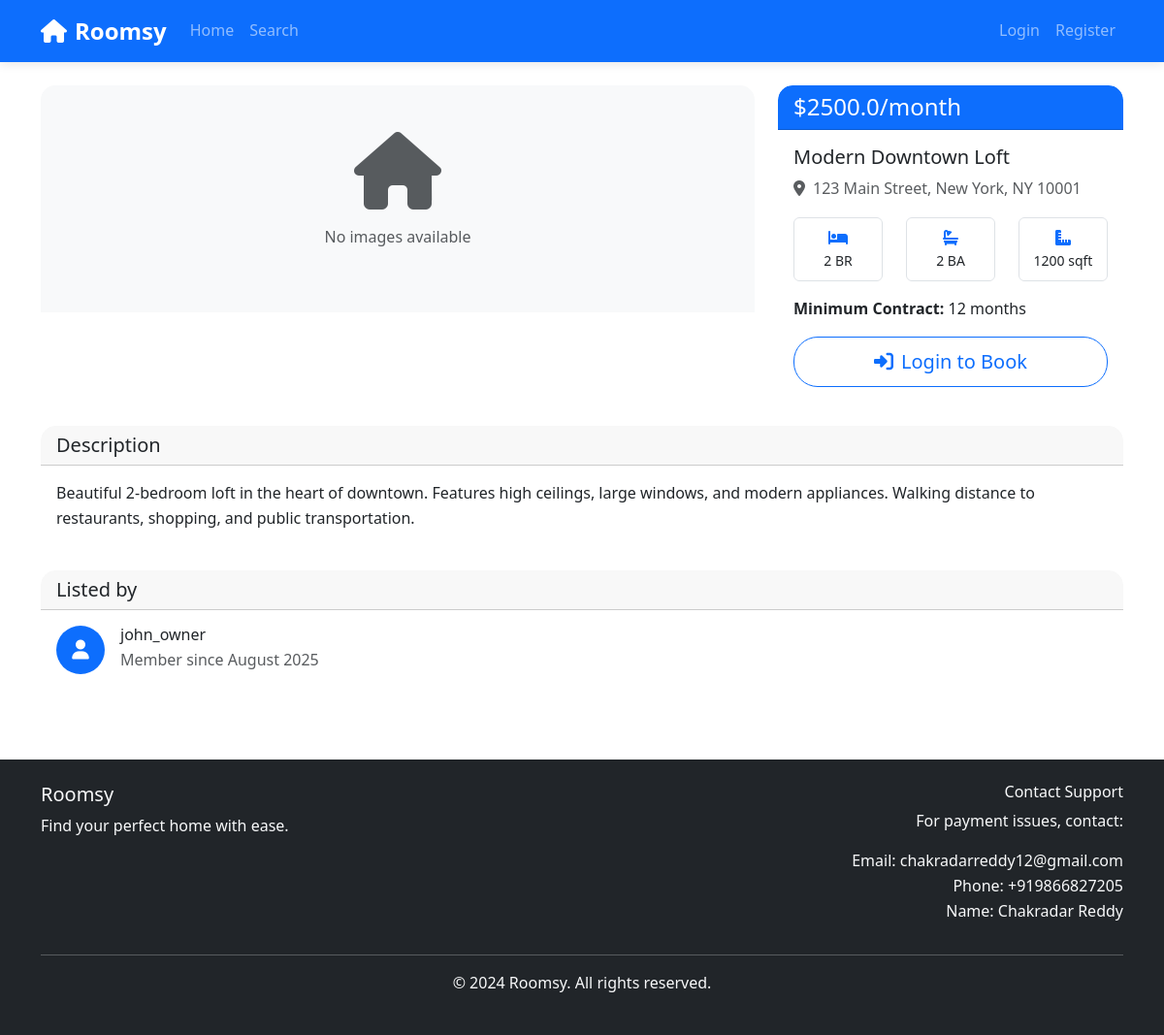
/apartment/1, run on the app's committed database.
### app/models/apartment.py (models this page shows, shortened)
class Apartment(db.Model):
    id = db.Column(db.Integer, primary_key=True)
    title = db.Column(db.String(200), nullable=False)
    description = db.Column(db.Text, nullable=False)
    address = db.Column(db.String(500), nullable=False)
    city = db.Column(db.String(100), nullable=False)
    state = db.Column(db.String(100), nullable=False)
    zip_code = db.Column(db.String(20), nullable=False)
    price_per_month = db.Column(db.Float, nullable=False)
    min_contract_duration = db.Column(db.Integer, nullable=False)  # in months
    bedrooms = db.Column(db.Integer, nullable=False)
    bathrooms = db.Column(db.Integer, nullable=False)
    area_sqft = db.Column(db.Integer, nullable=False)
    is_available = db.Column(db.Boolean, default=True)
    created_at = db.Column(db.DateTime, default=datetime.utcnow)
    updated_at = db.Column(db.DateTime, default=datetime.utcnow, onupdate=datetime.utcnow)
    owner_id = db.Column(db.Integer, db.ForeignKey('user.id'), nullable=False)
    images = db.relationship('ApartmentImage', backref='apartment', lazy=True, cascade='all, delete-orphan')
    bookings = db.relationship('Booking', backref='apartment', lazy=True)

### app/models/user.py (models this page shows, shortened)
class User(UserMixin, db.Model):
    id = db.Column(db.Integer, primary_key=True)
    username = db.Column(db.String(80), unique=True, nullable=False)
    email = db.Column(db.String(120), unique=True, nullable=False)
    password_hash = db.Column(db.String(128))
    is_owner = db.Column(db.Boolean, default=False)
    created_at = db.Column(db.DateTime, default=datetime.utcnow)
    apartments = db.relationship('Apartment', backref='owner', lazy=True)
    bookings = db.relationship('Booking', backref='user', lazy=True)

### app/routes/main.py (the view)
@main_bp.route('/apartment/<int:apartment_id>')
def apartment_detail(apartment_id):
    apartment = Apartment.query.get_or_404(apartment_id)
    return render_template('main/apartment_detail.html', apartment=apartment)

### app/templates/main/apartment_detail.html (shortened to what this page needs)
{% extends "base.html" %}
{% block content %}
<div class="container">
    <div class="row">
        <div class="col-lg-8">
            <div class="card mb-4">
                <div class="card-body p-0">
                    <div class="bg-light text-center py-5">
                        <i class="fas fa-home fa-5x text-muted"></i>
                        <p class="mt-3 text-muted">No images available</p>
                    </div>
                </div>
            </div>
        </div>
        <div class="col-lg-4">
            <div class="card">
                <div class="card-header bg-primary text-white">
                    <h4 class="mb-0">${{ apartment.price_per_month }}/month</h4>
                </div>
                <div class="card-body">
                    <h5 class="card-title">{{ apartment.title }}</h5>
                    <p class="card-text text-muted">
                        <i class="fas fa-map-marker-alt me-2"></i>{{ apartment.address }}, {{ apartment.city }}, {{ apartment.state }} {{ apartment.zip_code }}
                    </p>
                    <div class="row text-center mb-3">
                        <div class="col-4">
                            <div class="border rounded p-2">
                                <i class="fas fa-bed text-primary"></i>
                                <div class="small">{{ apartment.bedrooms }} BR</div>
                            </div>
                        </div>
                        <div class="col-4">
                            <div class="border rounded p-2">
                                <i class="fas fa-bath text-primary"></i>
                                <div class="small">{{ apartment.bathrooms }} BA</div>
                            </div>
                        </div>
                        <div class="col-4">
                            <div class="border rounded p-2">
                                <i class="fas fa-ruler-combined text-primary"></i>
                                <div class="small">{{ apartment.area_sqft }} sqft</div>
                            </div>
                        </div>
                    </div>
                    <div class="mb-3">
                        <strong>Minimum Contract:</strong> {{ apartment.min_contract_duration }} months
                    </div>
                    {% if current_user.is_authenticated %}
                        <a href="{{ url_for('booking.book_apartment', apartment_id=apartment.id) }}" class="btn btn-primary btn-lg w-100">
                            <i class="fas fa-calendar-check me-2"></i>Book Now
                        </a>
                    {% else %}
                        <a href="{{ url_for('auth.login') }}" class="btn btn-outline-primary btn-lg w-100">
                            <i class="fas fa-sign-in-alt me-2"></i>Login to Book
                        </a>
                    {% endif %}
                </div>
            </div>
        </div>
    </div>
    <div class="row mt-4">
        <div class="col-12">
            <div class="card">
                <div class="card-header">
                    <h5 class="mb-0">Description</h5>
                </div>
                <div class="card-body">
                    <p class="card-text">{{ apartment.description }}</p>
                </div>
            </div>
        </div>
    </div>
    <div class="row mt-4">
        <div class="col-12">
            <div class="card">
                <div class="card-header">
                    <h5 class="mb-0">Listed by</h5>
                </div>
                <div class="card-body">
                    <div class="d-flex align-items-center">
                        <div class="bg-primary text-white rounded-circle d-flex align-items-center justify-content-center me-3" style="width: 50px; height: 50px;">
                            <i class="fas fa-user fa-lg"></i>
                        </div>
                        <div>
                            <h6 class="mb-1">{{ apartment.owner.username }}</h6>
                            <p class="text-muted mb-0">Member since {{ apartment.owner.created_at.strftime('%B %Y') }}</p>
                        </div>
                    </div>
                </div>
            </div>
        </div>
    </div>
</div>
{% endblock %}

### app/static/css/style.css (style rules this page uses)
:root { --primary-color: #0d6efd; --secondary-color: #6c757d; --success-color: #198754; --danger-color: #dc3545; --warning-color: #ffc107; --info-color: #0dcaf0; --light-color: #f8f9fa; --dark-color: #212529; }
body { font-family: 'Segoe UI', Tahoma, Geneva, Verdana, sans-serif; line-height: 1.6; }
.card { transition: transform 0.2s ease-in-out, box-shadow 0.2s ease-in-out; border: none; border-radius: 15px; overflow: hidden; }
.card-header { border-radius: 15px 15px 0 0 !important; }
.btn { border-radius: 25px; padding: 10px 25px; font-weight: 500; transition: all 0.3s ease; }
.card { height: 100%; display: flex; flex-direction: column; }
.card-body { flex: 1; display: flex; flex-direction: column; }
.card-text { flex-grow: 1; }

### data on the page
Apartment: price_per_month "2500.0", title "Modern Downtown Loft", address "123 Main Street", city "New York", state "NY", zip_code "10001", bedrooms "2", bathrooms "2", area_sqft "1200", min_contract_duration "12", description "Beautiful 2-bedroom loft in the heart of downtown. Features high ceilings, large windows, and modern appliances. Walking distance to restaurants, shopping, and public transportation."
User: owner.username "john_owner", owner.created_at "August 2025"
